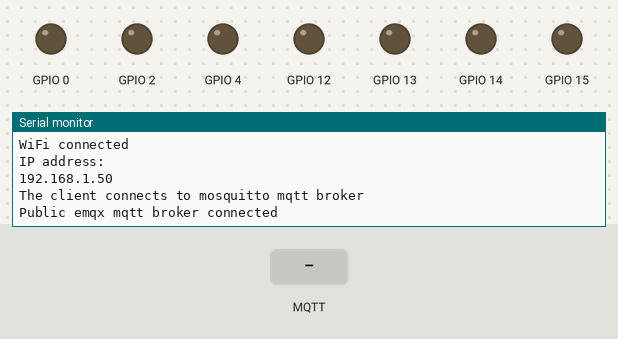
Simulated run of this program. Board: ESP8266 (NodeMCU). Parts: output pins drawn as LEDs (lit = HIGH), the last lines printed to the serial monitor. The test bench sets the inputs (shaded band). WiFi joins after 1.5 s; servers stay silent unless stated; no MQTT or app messages arrive unless stated.

Above: at 2.7 s.
2.8 s: MQTT message ";" arrives on the first subscribed topic
At 4.0 s:
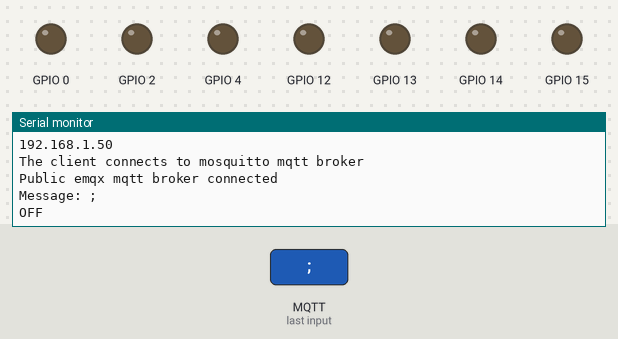
4.3 s: MQTT message "1" arrives on the first subscribed topic
At 5.2 s:
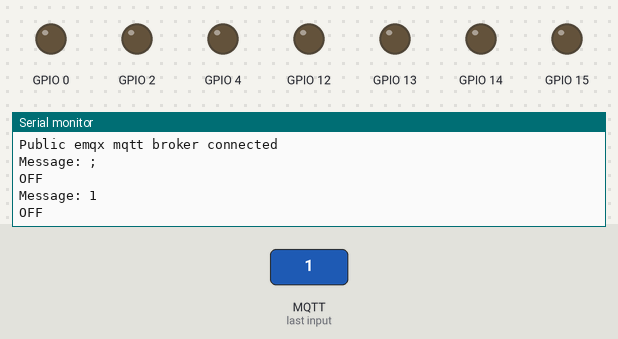
5.8 s: MQTT message "on" arrives on the first subscribed topic
At 6.4 s:
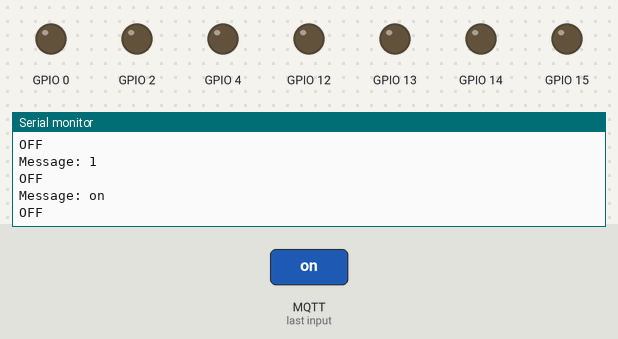

Measured:
- after the input at 2.8 s, the serial monitor: prints a new line at once (image 1)
- after the input at 4.3 s, the serial monitor: prints a new line at once (image 2)
- after the input at 5.8 s, the serial monitor: prints a new line at once (image 3)

The program:

main.cpp
```cpp
#include <Arduino.h>
#include <ESP8266WiFi.h>
#include <PubSubClient.h>

#include "Lamp.h"
#include "RGBLamp.h"
#include "MotorL293D.h"
#include "DHTSensor.h"
#include "Status.h"
#include "CommandValue.h"
#include "Component.h"
#include "Converter.h"
#include "Util.h"
#include "WiFiMQTTConnector.h"

#define ESP8266_D1 5
#define ESP8266_D2 4
#define ESP8266_D3 0
#define ESP8266_D4 2
#define ESP8266_D5 14
#define ESP8266_D6 12
#define ESP8266_D7 13
#define ESP8266_D8 15

void callback(char *topic, byte *payload, unsigned int length);

char* clientId = "1";
const int componentCount = 4;

WiFiMQTTConnector* wifiMQTTConnector = new WiFiMQTTConnector(clientId, componentCount);
PubSubClient* client = wifiMQTTConnector->getPubSubClient();

//Components
Lamp lamp(ESP8266_D8);
RGBLamp rgbLamp(ESP8266_D2, ESP8266_D3, ESP8266_D4);
MotorL293D motor(ESP8266_D7, ESP8266_D6, ESP8266_D5);
DHTSensor dhtSensor(ESP8266_D1, wifiMQTTConnector);

Component* components[componentCount] = {&lamp, &rgbLamp, &motor, &dhtSensor};

void setup() {
  Serial.begin(9600);

  delay(10);
  for(int i=0; i<componentCount; i++){
    components[i]->setId(i);
  }
  client->setCallback(callback);
  wifiMQTTConnector->connectToBroker();
}

void callback(char* topic, byte* payload, unsigned int length) {
  Converter converter;
  Util util;
  char msg[length];
  Serial.print("Message: ");
  for (int i = 0; i < length; i++) {
    Serial.print((char) payload[i]);
    msg[i] = (char) payload[i];
  }
  Serial.println();

  int compIndex = wifiMQTTConnector->getDeviceIdFromTopic(topic);
  if(compIndex != -1){
    int separatorIndex = -1;
    for (int i = 0; i < length; i++) {
      if(msg[i] == ';')
        separatorIndex = i;
    }

    char statusValue[separatorIndex];
    util.splitCharArr(msg, statusValue, 0, separatorIndex-1);
    Status status = static_cast<Status>(converter.charArrToInt(statusValue, sizeof(statusValue)/sizeof(statusValue[0])));

    if(separatorIndex < length-1){
      int valueArrSize = length-separatorIndex;
      char value[valueArrSize];
      util.splitCharArr(msg, value, separatorIndex+1, length-1);
      components[compIndex]->giveCommand(status, value, length-separatorIndex);
    } else{
      components[compIndex]->giveCommand(status, nullptr, 0);
    }
  }
}

void loop() {
  client->loop();
}
```
